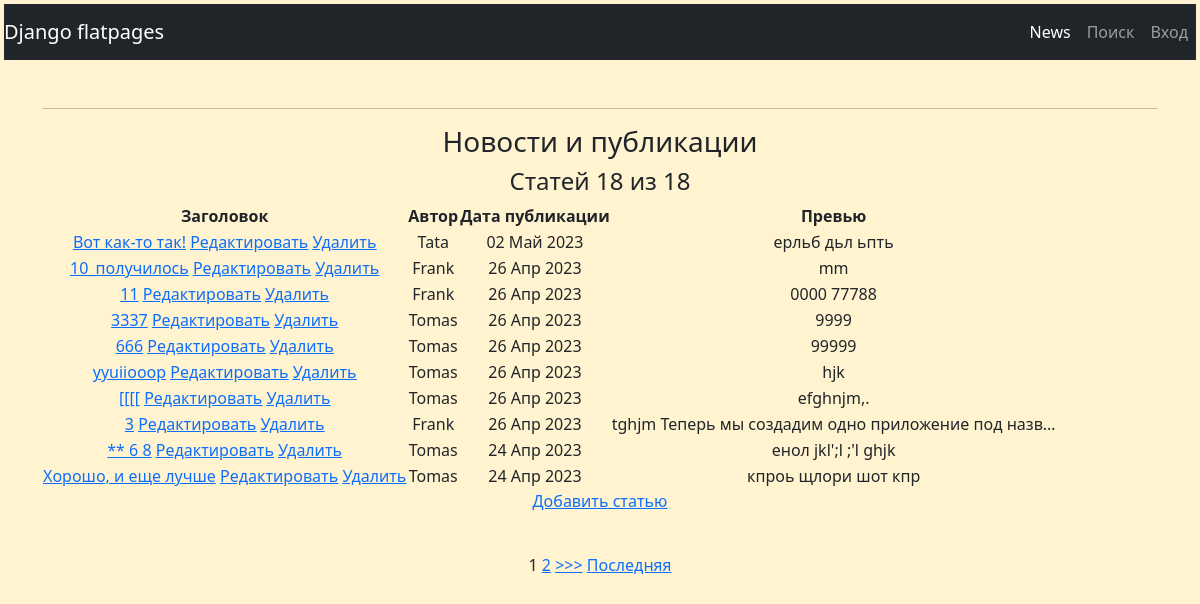
Page /news/ on the committed database.
### news/models.py (models this page shows, shortened)
class Post(models.Model):
    author = models.ForeignKey(Author, on_delete=models.CASCADE, verbose_name='автор публикации')
    NEWS = 'NW'
    ARTICLE = 'AR'
    CATEGORY_CHOICES = (
        (NEWS, 'Новость'),
        (ARTICLE, 'Статья'),
    )
    categoryType = models.CharField(max_length=2, choices=CATEGORY_CHOICES, default=ARTICLE)
    dateCreation = models.DateTimeField(auto_now_add=True, verbose_name='Дата публикации')
    postCategory = models.ManyToManyField(Category, through='PostCategory')
    title = models.CharField(max_length=128, verbose_name='Заголовок')
    text = models.TextField(verbose_name='Статья')
    rating = models.SmallIntegerField(default=0)

class Author(models.Model):
    authorUser = models.OneToOneField(User, on_delete=models.CASCADE)
    ratingAuthor = models.SmallIntegerField(default=0)

### news/views.py (the view, shortened to what this page needs)
# urls.py: path('', News.as_view()),
class News(ListView):
    model = Post
    template_name = 'news.html'
    context_object_name = 'news'
    ordering = ['-dateCreation']
    form_class = PostForm
    paginate_by = 10  # постраничный вывод в 1элемент
    def get_queryset(self):
        queryset = PostFilter(self.request.GET, super().get_queryset()).qs
        return queryset
    def get_context_data(self, **kwargs):  # забираем отфильтрованные
        context = super().get_context_data(**kwargs)
        context['filter'] = PostFilter(self.request.GET,
                                       queryset=self.get_queryset())  # вписываем наш фильтр в контекст
        context['time_now'] = datetime.utcnow()  # добавим переменную текущей даты time_now
        return context

### news/templatetags/custom_filters.py (called while the page is built)
@register.filter(name='censor')
def censor(val, arg):
    bannedList = ['идиот', 'придурок', 'черт', 'козел']
    text = val
    result = ''
    for word in bannedList:
        data = text.lower().replace(word, arg * len(word))
        text = data
    for i in range(len(val)):
        if val[i] != text[i]:
            result += text[i].upper()
        else:
            result += text[i]
    return result

### templates/news.html (shortened to what this page needs)
{% extends 'flatpages/default.html' %}
{% load custom_filters %}
{% block content %}
<h3>Новости и публикации</h3>
<h4>Cтатей {{ filter.qs|length }} из {{ page_obj.paginator.count }}</h4>
<table>
    <thead>
        <th>Заголовок</th>
        <th>Автор</th>
        <th>Дата публикации</th>
        <th>Превью</th>
    </thead>
    {% for post in news %}
    <tr>
        <td><a href="{% url 'post_detail' post.id %}">{{ post.title|censor:"'" }}</a>
            <a href="{% url 'post_edit' post.id %}"><u>Редактировать</u></a>
            <a href="{% url 'post_delete' post.id %}"><u>Удалить</u></a>
        </td>
        <td>{{ post.author.authorUser|title }}</td>
        <td>{{ post.dateCreation|date:'d M Y' }}</td>
        <td>{{ post.text|censor:"'"|truncatechars:50 }}</td>
    </tr>
    {% endfor %}
</table>
<p><a href="{% url 'post_create' %}">Добавить статью</a></p> <br>
{% if is_paginated %}
    {% for num in page_obj.paginator.page_range %}
        {% if page_obj.number == num %}
            <a>{{ num }}</a>
        {% elif num > page_obj.number|add:'-3' and num < page_obj.number|add:'3' %}
            <a href="?page={{ num }}">{{ num }}</a>
        {% endif %}
    {% endfor %}
    {% if page_obj.has_next %}
        <a href="?page={{ page_obj.next_page_number }}">>>></a>
        <a href="?page={{ page_obj.paginator.num_pages }}">Последняя</a>
    {% endif %}
{% endif %}
{% endblock %}

### templates/flatpages/default.html (shortened to what this page needs)
{% load static %}
<!DOCTYPE html>
<html lang="en">
    <head>
        <link href="{% static 'css/styles.css' %}" rel="stylesheet">
    </head>
    <body>
        <div class="min-vh-100 bg-warning p-1" style="--bs-bg-opacity: .19;">
            <nav class="navbar navbar-expand-lg navbar-dark bg-dark">
                <a class="navbar-brand" href="/">Django flatpages </a>
                <div class="collapse navbar-collapse" id="navbarSupportedContent">
                    <ul class="navbar-nav ms-auto mb-2 mb-lg-0">
                        <li class="nav-item"><a class="nav-link active" aria-current="page" href="/news/">News</a></li>
                        <li class="nav-item"><a class="nav-link" aria-current="page" href="/news/search">Поиск</a>
                        {% if user.is_authenticated %}
                            <li class="nav-item"><a class="nav-link" aria-current="page" href="/sign/logout/">Выход</a></li>
                        {% else %}
                            <li class="nav-item"><a class="nav-link" aria-current="page" href="/sign/login/">Вход</a></li>
                        {% endif %}
                    </ul>
                </div>
            </nav>
            <div class="container">
                <div class="text-center mt-5">
                    <hr>
                    {% block content %}{% endblock content %}
                </div>
            </div>
        </div>
    </body>
</html>

### rows in the picture
Post: title|censor "Вот как-то так!", author.authorUser "Tata", dateCreation "02 Май 2023", text|censor "ерльб дьл ьпть"
Post: title|censor "10_получилось", author.authorUser "Frank", dateCreation "26 Апр 2023", text|censor "mm"
Post: title|censor "11", author.authorUser "Frank", dateCreation "26 Апр 2023", text|censor "0000 77788"
Post: title|censor "3337", author.authorUser "Tomas", dateCreation "26 Апр 2023", text|censor "9999"
Post: title|censor "666", author.authorUser "Tomas", dateCreation "26 Апр 2023", text|censor "99999"
Post: title|censor "yyuiiooop", author.authorUser "Tomas", dateCreation "26 Апр 2023", text|censor "hjk"
Post: title|censor "[[[[", author.authorUser "Tomas", dateCreation "26 Апр 2023", text|censor "efghnjm,."
Post: title|censor "3", author.authorUser "Frank", dateCreation "26 Апр 2023", text|censor "tghjm Теперь мы создадим одно приложение под назв…"
Post: title|censor "** 6 8", author.authorUser "Tomas", dateCreation "24 Апр 2023", text|censor "енол jkl';l ;'l ghjk"
Post: title|censor "Хорошо, и еще лучше", author.authorUser "Tomas", dateCreation "24 Апр 2023", text|censor "кпроь щлори шот кпр"

### other values in the picture
{{ filter.qs|length }} "18"
{{ page_obj.paginator.count }} "18"
{{ num }} "1"
{{ num }} "2"
